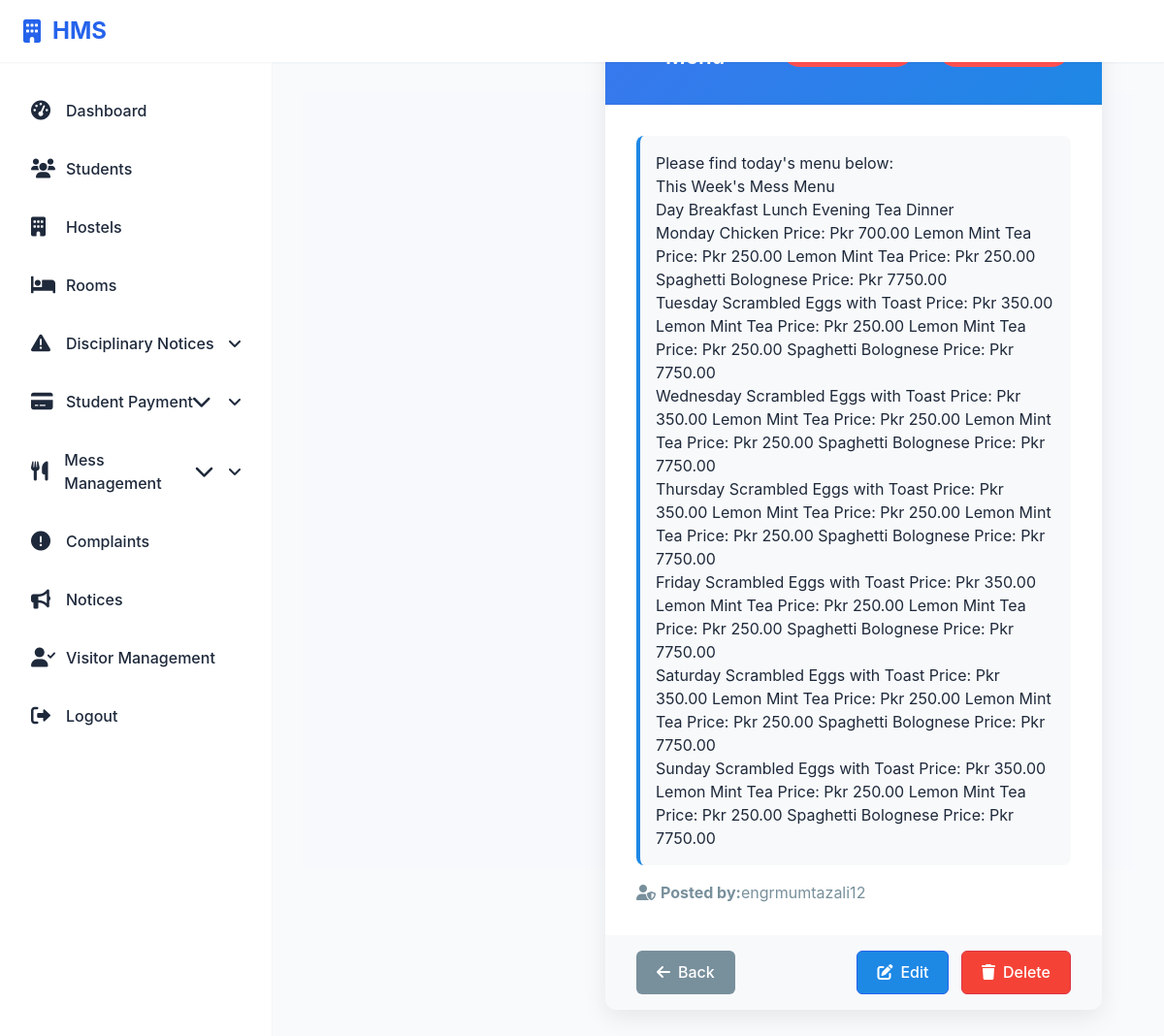
The app's page /hostel/admin/notice/55/ (signed in) with its own data.
### hostel/models.py (models this page shows, shortened)
class NoticeBoard(models.Model):
    Notice_ID = models.AutoField(primary_key=True)
    Title = models.CharField(max_length=255)
    Content = models.TextField()
    Created_At = models.DateTimeField(auto_now_add=True)
    Expiry_Date = models.DateTimeField(null=True, blank=True)
    Admin_ID = models.ForeignKey(Admin, on_delete=models.CASCADE)
    Is_Active = models.BooleanField(default=True)

class Admin(models.Model):
    Admin_ID = models.AutoField(primary_key=True)
    Name = models.CharField(max_length=255)
    Password = models.CharField(max_length=128)
    Email = models.EmailField()
    Contact_Information = models.CharField(max_length=255)
    Admin_Role = models.CharField(max_length=100)
    Created_At = models.DateTimeField(auto_now_add=True)
    Updated_At = models.DateTimeField(auto_now=True)

### hostel/views.py (the view)
# urls.py: path('admin/notice/<int:notice_id>/', views.view_notice, name='view_notice'),
@login_required
def view_notice(request, notice_id):
    if not request.user.is_staff:
        return redirect('student_view_notice', notice_id=notice_id)
    try:
        notice = NoticeBoard.objects.get(Notice_ID=notice_id)
        return render(request, 'notice_complaint_management/view_notice.html', {'notice': notice})
    except NoticeBoard.DoesNotExist:
        messages.error(request, 'Notice not found!')
        return redirect('notice_complaint_management/list_of_notices')

### hostel/templates/notice_complaint_management/view_notice.html (shortened to what this page needs)
{% extends 'base.html' %}
{% load static %}
{% block content %}
<div class="content-wrapper">
    <section class="content">
        <div class="container-fluid">
            <div class="card notice-card shadow-lg">
                <div class="card-header bg-gradient-info">
                    <h3 class="card-title">
                    </h3>
                    <div class="card-tools">
                        <div class="date-info">
                            <span class="badge date-badge posted-date">
                            </span>
                            {% if notice.Expiry_Date %}
                            <span class="badge date-badge expiry-date">
                            </span>
                            {% endif %}
                        </div>
                    </div>
                </div>
                <div class="card-body">
                    <div class="notice-content">
                        {{ notice.Content|linebreaks }}
                    </div>
                    <div class="notice-meta mt-4">
                        <p class="user-info">
                            <i class="fas fa-user-shield mr-1"></i> <strong>Posted by:</strong> {{ notice.Admin_ID.Name }}
                        </p>
                    </div>
                </div>
                <div class="card-footer">
                    <a href="{% url 'list_of_notices' %}" class="btn btn-secondary btn-action">
                        <i class="fas fa-arrow-left mr-1"></i> Back
                    </a>
                    {% if user.is_staff %}
                    <div class="float-right">
                        <a href="{% url 'edit_notice' notice.Notice_ID %}" class="btn btn-primary btn-action">
                            <i class="fas fa-edit mr-1"></i> Edit
                        </a>
                        <a href="{% url 'delete_notice' notice.Notice_ID %}" class="btn btn-danger btn-action ml-2">
                            <i class="fas fa-trash mr-1"></i> Delete
                        </a>
                    </div>
                    {% endif %}
                </div>
            </div>
        </div>
    </section>
</div>
{% endblock %}

### hostel/static/css/showcase_notice.css (style rules this page uses)
:root { --primary-color: #4a6fdc; --primary-hover: #3d5cba; --success-color: #28a745; --danger-color: #dc3545; --warning-color: #ffc107; --light-gray: #f8f9fa; --medium-gray: #e9ecef; --dark-gray: #343a40; --border-color: #dee2e6; --shadow: 0 0.125rem 0.25rem rgba(0, 0, 0, 0.075); --transition: all 0.2s ease-in-out; }
.card-header { background-color: white; padding: 1.5rem; border-bottom: 1px solid var(--border-color); }
.card-body { padding: 1.5rem; }
.btn { display: inline-block; font-weight: 500; text-align: center; white-space: nowrap; vertical-align: middle; user-select: none; border: 1px solid transparent; padding: 0.75rem 1.5rem; font-size: 1rem; line-height: 1.5; border-radius: 0.25rem; transition: var(--transition); cursor: pointer; }
.btn-primary { color: white; background-color: var(--primary-color); border-color: var(--primary-color); }

### hostel/static/css/admin_showcasenotices.css (style rules this page uses)
.card { border: none; border-radius: 10px; box-shadow: 0 4px 12px rgba(0, 0, 0, 0.08); margin-bottom: 2rem; overflow: hidden; }
.card-header { padding: 1rem 1.5rem; border-bottom: 1px solid rgba(0, 0, 0, 0.05); display: flex; justify-content: space-between; align-items: center; }
.card-body { padding: 1.5rem; }
.btn { padding: 0.375rem 0.75rem; border-radius: 0.25rem; font-weight: 500; text-align: center; vertical-align: middle; cursor: pointer; transition: color 0.15s ease-in-out, background-color 0.15s ease-in-out, border-color 0.15s ease-in-out, box-shadow 0.15s ease-in-out; }
.btn-danger { color: #fff; background-color: #dc3545; border-color: #dc3545; }

### hostel/templates/base.html (style rules this page uses)
:root { --primary-color: #2563eb; --background-color: #f8fafc; --text-color: #1e293b; --sidebar-width: 280px; --header-height: 64px; --shadow-sm: 0 1px 2px 0 rgb(0 0 0 / 0.05); }
* { margin: 0; padding: 0; box-sizing: border-box; }
body { font-family: 'Inter', system-ui, -apple-system, sans-serif; background: var(--background-color); color: var(--text-color); min-height: 100vh; position: relative; }
.content { margin-left: var(--sidebar-width); margin-top: var(--header-height); padding: 2rem; min-height: calc(100vh - var(--header-height)); }
.badge { padding: 0.25rem 0.75rem; border-radius: 9999px; font-size: 0.75rem; font-weight: 500; background: #ef4444; color: white; margin-left: 0.5rem; }

### hostel/templates/notice_complaint_management/view_notice.html (style rules this page uses)
.content-wrapper { display: flex; justify-content: center; align-items: center; height: 100vh; background-color: #f7f9fc; padding: 0; margin: 0; }
.container-fluid { width: 100%; }
.notice-card { border-radius: 12px; box-shadow: 0 0.5rem 1.5rem rgba(0, 0, 0, 0.08); overflow: hidden; max-width: 650px; width: 100%; }
.card-header { background: linear-gradient(135deg, #3b76ef, #1e88e5); padding: 1.5rem 2rem; position: relative; color: white; }
.card-title { font-size: 1.4rem; font-weight: 600; display: flex; align-items: center; margin-bottom: 0.5rem; }
.date-info { display: flex; gap: 15px; font-size: 0.85rem; }
.date-badge { padding: 0.4rem 0.75rem; border-radius: 20px; display: inline-flex; align-items: center; }
.posted-date { background-color: #ff5050; }
.expiry-date { background-color: #ff5050; }
.card-body { padding: 2rem; background-color: #ffffff; }
.notice-content { padding: 1rem; background-color: #f8f9fa; border-radius: 8px; border-left: 4px solid #1e88e5; }
.card-footer { display: flex; justify-content: space-between; background-color: #f8f9fa; padding: 1rem 2rem; }
.btn { padding: 0.6rem 1.25rem; border-radius: 6px; display: inline-flex; align-items: center; text-decoration: none; color: white; font-weight: 500; }
.btn-secondary { background-color: #78909c; }
.btn-primary { background-color: #1e88e5; }
.btn-danger { background-color: #f44336; }
.btn i { margin-right: 8px; }
.user-info { display: flex; align-items: center; margin-top: 1rem; color: #78909c; }
.user-info i { margin-right: 5px; }

### records on screen
NoticeBoard: Content "Please find today's menu below: This Week's Mess Menu Day Breakfast Lunch Evening Tea Dinner Monday Chicken Price: Pkr 700.00 Lemon Mint Tea Price: Pkr 250.00 Lemon Mint Tea Price: Pkr 250.00 Spaghetti Bolognese Price: Pkr 7750.00 Tuesday Scrambled Eggs with Toast Price: Pkr 350.00 Lemon Mint Tea Price: Pkr 250.00 Lemon Mint Tea Price: Pkr 250.00 Spaghetti Bolognese Price: Pkr 7750.00 Wednesday Scrambled Eggs with Toast Price: Pkr 350.00 Lemon Mint Tea Price: Pkr 250.00 Lemon Mint Tea Price: Pkr 250.00 Spaghetti Bolognese Price: Pkr 7750.00 Thursday Scrambled Eggs with Toast Price: Pkr 350.00 Lemon Mint Tea Price: Pkr 250.00 Lemon Mint Tea Price: Pkr 250.00 Spaghetti Bolognese Price: Pkr…", Admin_ID.Name "engrmumtazali12"
